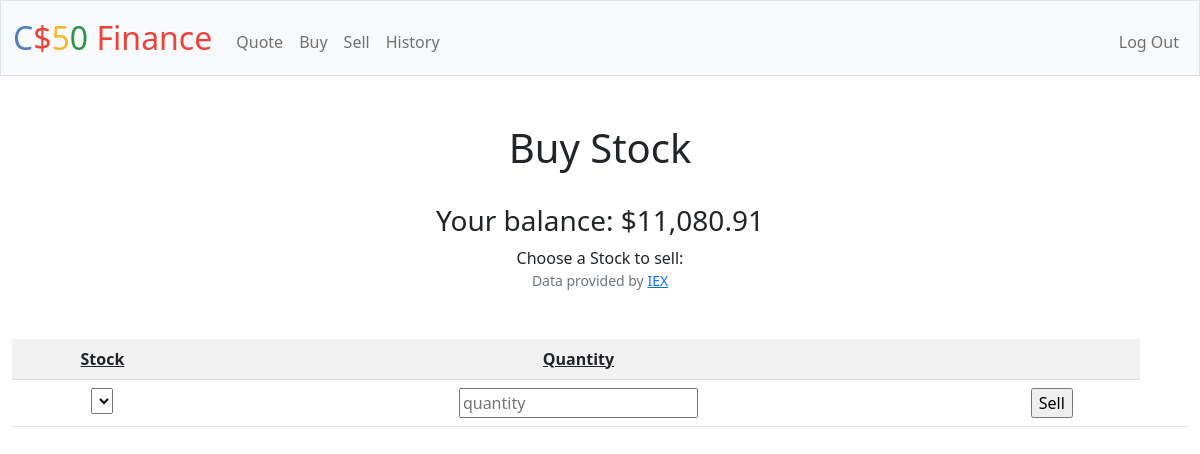
/sell (signed in), run on an earlier commit of the app's database.
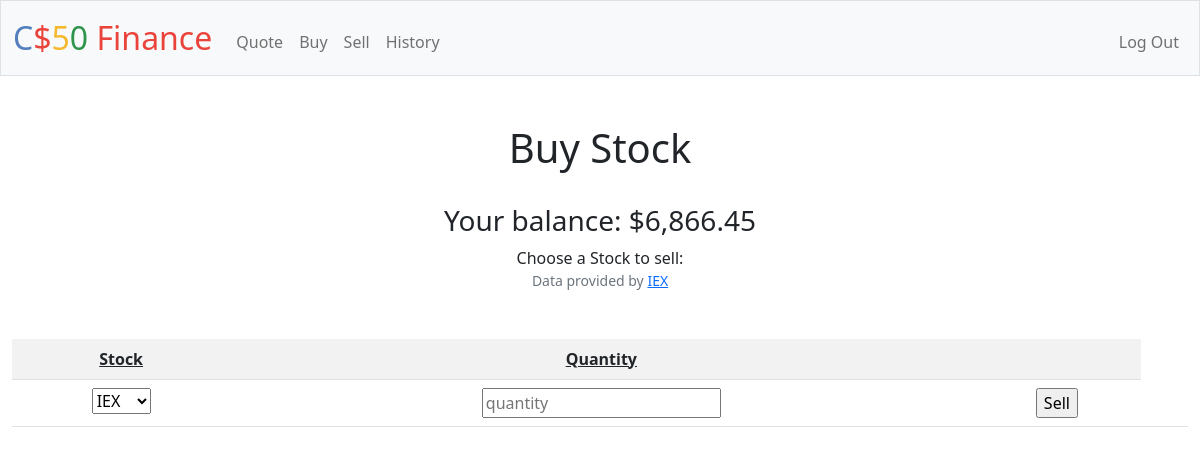
And on a later commit of the database.
### tables this page shows
CREATE TABLE users (id INTEGER PRIMARY KEY AUTOINCREMENT NOT NULL, username TEXT NOT NULL, hash TEXT NOT NULL, cash NUMERIC NOT NULL DEFAULT 10000.00);

### app.py (the view, shortened to what this page needs)
@app.route("/sell", methods=["GET", "POST"])
@login_required
def sell():
    balance = db.execute("SELECT cash FROM users WHERE id = ?", session["user_id"])
    stocks = db.execute("SELECT stock FROM stocks where person_id = ?",  session["user_id"])
    return render_template("sell.html", cash=balance[0]["cash"], stocks=stocks)

### app.py (called while the page is built)
@app.after_request
def after_request(response):
    response.headers["Cache-Control"] = "no-cache, no-store, must-revalidate"
    response.headers["Expires"] = 0
    response.headers["Pragma"] = "no-cache"
    return response

### helpers.py (called while the page is built)
def login_required(f):
    @wraps(f)
    def decorated_function(*args, **kwargs):
        if session.get("user_id") is None:
            return redirect("/login")
        return f(*args, **kwargs)
    return decorated_function

def usd(value):
    return f"${value:,.2f}"

### templates/sell.html
{% extends "layout.html"%}
{% block main %}
    <h1> Buy Stock </h1>
    <br>
    <form action="/sell" method="post">
        <h3>Your balance: {{ cash | usd }}</h3>
        <label for="cars">Choose a Stock to sell:</label>
            <table class="table table-striped">
                <tr>
                    <th class="headings">Stock</th>
                    <th  class="headings">Quantity</th>
                    <th> </th>
                </tr>
                <tr>
                    <td>
                        <select name="sell">
                        {% for stock in stocks %}
                            <option> {{ stock.stock }} </option>
                        {%endfor%}
                        </select>
                    </td>
                    <td>
                        <input name="quantity" type="text" placeholder="quantity">
                    </td>
                    <td>
                        <input type="submit" value="Sell">
                    <td>
                </tr>
    </form>
{% endblock %}

### templates/layout.html (shortened to what this page needs)
<!DOCTYPE html>
<html lang="en">
    <head>
        <link href="https://cdn.jsdelivr.net/npm/bootstrap@5.1.3/dist/css/bootstrap.min.css" rel="stylesheet">
        <link href="/static/styles.css" rel="stylesheet">
    </head>
    <body>
        <nav class="bg-light border navbar navbar-expand-md navbar-light">
            <div class="container-fluid">
                <a class="navbar-brand" href="/"><span class="blue">C</span><span class="red">$</span><span class="yellow">5</span><span class="green">0</span> <span class="red">Finance</span></a>
                <div class="collapse navbar-collapse" id="navbar">
                    {% if session["user_id"] %}
                        <ul class="navbar-nav me-auto mt-2">
                            <li class="nav-item"><a class="nav-link" href="/quote">Quote</a></li>
                            <li class="nav-item"><a class="nav-link" href="/buy">Buy</a></li>
                            <li class="nav-item"><a class="nav-link" href="/sell">Sell</a></li>
                            <li class="nav-item"><a class="nav-link" href="/history">History</a></li>
                        </ul>
                        <ul class="navbar-nav ms-auto mt-2">
                            <li class="nav-item"><a class="nav-link" href="/logout">Log Out</a></li>
                        </ul>
                    {% else %}
                        <ul class="navbar-nav ms-auto mt-2">
                            <li class="nav-item"><a class="nav-link" href="/register">Register</a></li>
                            <li class="nav-item"><a class="nav-link" href="/login">Log In</a></li>
                        </ul>
                    {% endif %}
                </div>
            </div>
        </nav>
        <main class="container-fluid py-5 text-center">
            {% block main %}{% endblock %}
        </main>
        <footer class="mb-5 small text-center text-muted">
            Data provided by <a href="https://iexcloud.io/">IEX</a>
        </footer>
    </body>
</html>

### static/styles.css (style rules this page uses)
nav .navbar-brand { font-size: xx-large; }
nav .navbar-brand .blue { color: #537fbe; }
nav .navbar-brand .red { color: #ea433b; }
nav .navbar-brand .yellow { color: #f5b82e; }
nav .navbar-brand .green { color: #2e944b; }
.headings { text-decoration: underline; }

What changed in the data, as far as the page shows it:
changed users: cash "$11,080.91" → "$6,866.45"
Also different on the page:
form field sell: (not shown) → "IEX"
